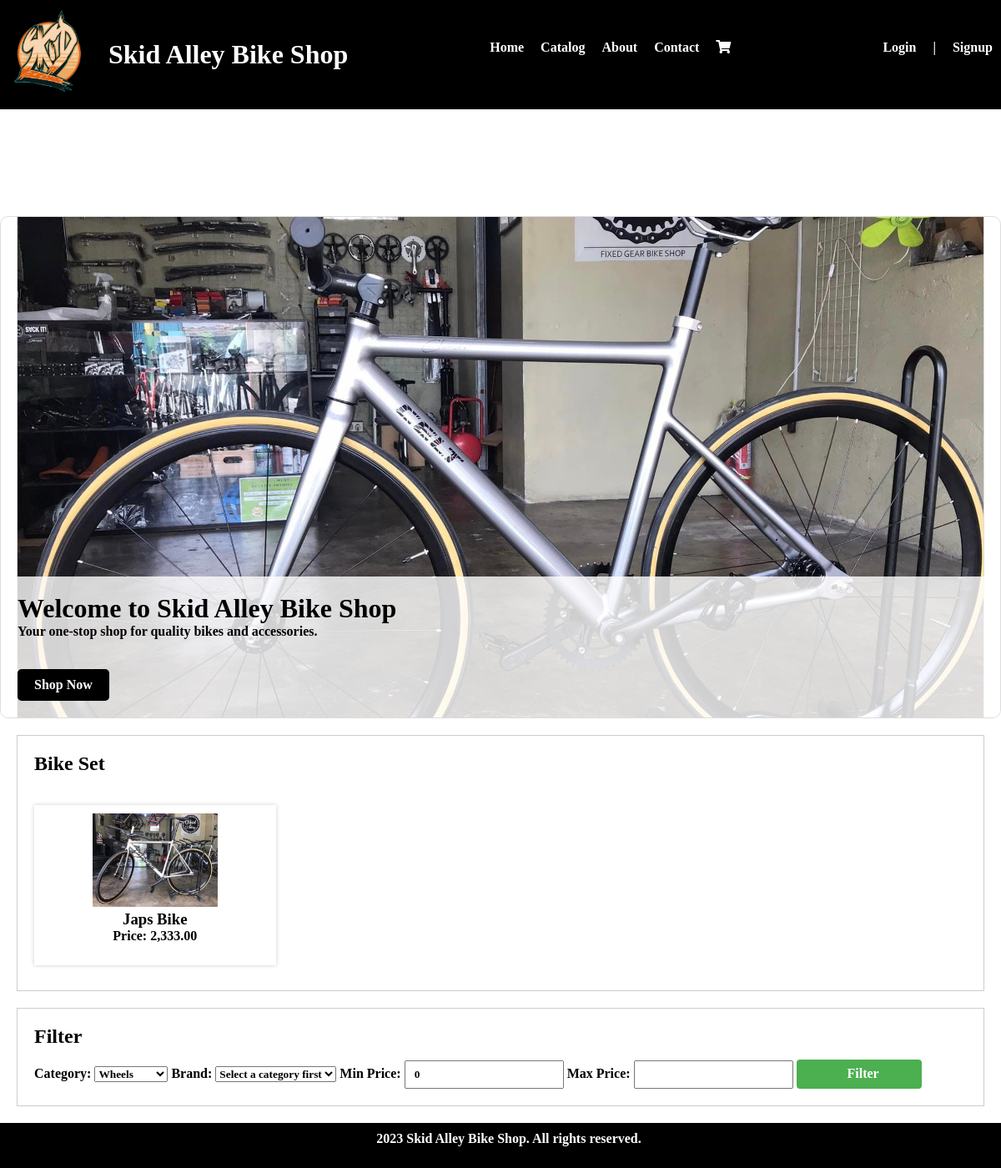
The app's page /home.php with its own data.
### tables this page shows
CREATE TABLE `content_management_logo` (
  `id` int(11) NOT NULL,
  `logo` text NOT NULL
);

CREATE TABLE `content_management_carousel` (
  `id` int(10) NOT NULL,
  `images` text NOT NULL
);

CREATE TABLE `product_list` (
  `id` int(10) NOT NULL,
  `brand_id` int(11) NOT NULL,
  `category_id` int(11) NOT NULL,
  `name` varchar(250) NOT NULL,
  `models` varchar(250) NOT NULL,
  `description` varchar(250) NOT NULL,
  `price` float NOT NULL,
  `status` tinyint(1) NOT NULL DEFAULT 1,
  `image_path` text NOT NULL,
  `delete_flag` tinyint(1) NOT NULL
);

CREATE TABLE `categories` (
  `id` int(30) NOT NULL,
  `category` varchar(250) NOT NULL,
  `description` varchar(250) NOT NULL,
  `status` tinyint(1) NOT NULL DEFAULT 1,
  `delete_flag` tinyint(1) NOT NULL
);

### home.php (the view, shortened to what this page needs)
<?php include('partials-front/menu.php'); ?>
<link rel="stylesheet" href="https://cdn.jsdelivr.net/npm/alertifyjs@1.13.1/build/css/alertify.min.css" />
<br><br><br><br><br><br>
<body>
<div class="carousel">
    <?php
    $sql = "SELECT images FROM content_management_carousel";
    $result = mysqli_query($conn, $sql);
    if ($result && mysqli_num_rows($result) > 0) {
        while ($row = mysqli_fetch_assoc($result)) {
            $image_url = SITEURL . 'images/carousel/' . $row['images'];
    ?>
            <img src="<?php echo $image_url; ?>" alt="Carousel Image" class="carousel-image">
    <?php
        }
    } else {
        echo '<img src="images/default.jpg" alt="Default Image" class="carousel-image">';
    }
    ?>
    <div class="carousel-content">
        <h1>Welcome to Skid Alley Bike Shop</h1>
        <p>Your one-stop shop for quality bikes and accessories.</p>
        <a href="index.php" class="shop-button">Shop Now</a>
    </div>
</div>
    <div class="bikeset-section">
        <h2>Bike Set</h2>
            <br><br>
            <div class="bikeset-products">
                <?php
                $bikesetCategoryName = "Bike Set";
                $sqlCategory = "SELECT id FROM categories WHERE category = '$bikesetCategoryName'";
                $resCategory = mysqli_query($conn, $sqlCategory);
                if ($resCategory && mysqli_num_rows($resCategory) > 0) {
                    $categoryRow = mysqli_fetch_assoc($resCategory);
                    $bikesetCategoryId = $categoryRow['id'];
                    $sql = "SELECT * FROM product_list WHERE category_id = $bikesetCategoryId";
                    $res = mysqli_query($conn, $sql);
                    if ($res && mysqli_num_rows($res) > 0) {
                        while ($bikeset_product = mysqli_fetch_assoc($res)) {
                            ?>  <div class="bikeset-product">
                            <a href="product-details.php?id=<?php echo $bikeset_product['id']; ?>">
                                <img src="<?php echo SITEURL; ?>images/bike/<?php echo $bikeset_product['image_path']; ?>"
                                        alt="<?php echo $bikeset_product['name']; ?>"
                                        style="width: 150px;">
                                <h3><?php echo $bikeset_product['name']; ?></h3>
                                <p>Price: <?php echo number_format($bikeset_product['price'], 2); ?></p>
                            </a>
                        </div>
                        <?php
                        }
                    } else {
                        echo "<p>No BikeSet products available.</p>";
                    }
                } else {
                    echo "<p>'Bike Set' category not found.</p>";
                }
                ?>
            </div>
    </div>
    <div class="filter-price">
        <h2>Filter</h2>
        <form action="filter-price.php" method="GET">
            <label for="category">Category:</label>
            <select name="category_id" id="category_id">
                                <?php
                                $sql = "SELECT DISTINCT category_id FROM category_brands";
                                $res = mysqli_query($conn, $sql);
                                $count = mysqli_num_rows($res);
                                if ($count > 0) {
                                    while ($row = mysqli_fetch_assoc($res)) {
                                        $category_id = $row['category_id'];
                                        $category_sql = "SELECT * FROM categories WHERE id='$category_id' AND status='1'";
                                        $category_res = mysqli_query($conn, $category_sql);
                                        $category_row = mysqli_fetch_assoc($category_res);
                                        if ($category_row) {
                                            $title = $category_row['category'];
                                            echo '<option value="' . $category_id . '">' . $title . '</option>';
                                        }
                                    }
                                } else {
                                    echo '<option value="0">No Category Found</option>';
                                }
                                ?>
                            </select>
            <label for="brand">Brand:</label>
                <select name="brand" id="brand">
                    <option value="">Select a category first</option>
                </select>
                <label for="min-price">Min Price:</label>
                <input type="number" name="min-price" id="min-price" value="0">
                <label for="max-price">Max Price:</label>
                <input type="number" name="max-price" id="max-price">
                <input type="submit" value="Filter">
        </form>
    </div>
</body>
</html>
<?php include('partials-front/footer.php'); ?>

### partials-front/menu.php (shortened to what this page needs)
<?php include('config/constants.php'); ?>
<!DOCTYPE html>
<html lang="en">
<head>
    <link rel="stylesheet" href="style.css">
    <link href="https://cdnjs.cloudflare.com/ajax/libs/font-awesome/5.15.4/css/all.min.css" rel="stylesheet">
</head>
<body>
    <div class="header">
        <?php
        $sql = "SELECT * FROM content_management_logo";
        $res = mysqli_query($conn, $sql);
        $count = mysqli_num_rows($res);
        if ($count > 0) {
            while ($row = mysqli_fetch_assoc($res)) {
                $logo = $row['logo'];
                ?>
                <div class="skidalley">
                <a href="<?php echo SITEURL; ?>index.php">  <?php
                            if ($logo == "")
                            {
                                echo "<div class='error'>Image not Added.</div>";
                            } else {
                                ?>
                                <img src="<?php echo SITEURL; ?>images/logo/<?php echo $logo; ?>"
                                     width="100px">
                                <?php
                            }
                            ?>
                            </img> </a>
                <a href="<?php echo SITEURL; ?>index.php"> <h1 id="name"> Skid Alley Bike Shop </h1> </a>
                </div>
             <?php
            }
        }
        else
        {
            echo  "<td colspan='4'><div class='error'>No Logo Added.</div></td>";
        }
      ?>
        <div class="navbar">
            <a href="<?php echo SITEURL; ?>home.php"> <p> Home </p> </a>
            <a href="<?php echo SITEURL; ?>index.php"> <p> Catalog </p> </a>
            <a href="<?php echo SITEURL; ?>about.php"> <p> About </p> </a>
            <a href="<?php echo SITEURL; ?>contact.php"> <p> Contact </p> </a>
            <a href="<?php echo SITEURL; ?>cart.php" class="cart-link">
                <i class="fas fa-shopping-cart"></i>
</a>
        </div>
        <div class="logsign">
        <?php
        if (isset($_SESSION['userLoggedIn']) && $_SESSION['userLoggedIn'] === true) {
            $username = $_SESSION['username'];
            $userId = $_SESSION['client_id'];
        ?>
            <div class="notifications">
            <a href="<?php echo SITEURL; ?>notifications.php">
                <p>Notifications</p>
                <?php
                if (isset($_SESSION['userLoggedIn'])) {
                    $notificationCount = getNotificationCount($userId);
                    if ($notificationCount > 0) {
                        echo '<span class="cart-count">' . $notificationCount . '</span>';
                    }
                }
                ?>
            </a>
        </div>
            <div class="user-container">
                <p id="username"><?php echo $username; ?></p>
                <div class="logout-dropdown">
                    <a href="<?php echo SITEURL; ?>orderstatus.php">My Order Status</a>
                    <a href="<?php echo SITEURL; ?>logout.php">Logout</a>
                </div>
            </div>
        <?php
        }
        else
        {
        ?>
            <a href="<?php echo SITEURL; ?>login.php"><p>Login</p></a>
            <p>|</p>
            <a href="<?php echo SITEURL; ?>signup.php"><p>Signup</p></a>
        <?php
        }
        ?>
        </div>
    </div>
</body>

### style.css (style rules this page uses)
* { padding: 0px; margin: 0px; font-family: 'Gill Sans MT'; font-weight:bolder; }
a { text-decoration: none; color: white; }
.header { align-items: center; align-content: center; padding: 10px; color: white; display: flex; background-color: black; position: relative; width: 100%; }
.skidalley { display: flex; align-items: center; gap: 20px; }
.navbar { display: flex; gap: 20px; margin-left: 170px; color: black; }
.navbar a { color: white; }
#name { color: white; }
.logsign { display: flex; margin-left: auto; gap: 10px; margin-right: 10px; }
.logsign p { margin-right: 10px; }
input { height: 30px; margin-top: 15px; padding-left: 10px; }
.carousel { display: flex; flex-direction: column; justify-content: center; align-items: center; height: 70vh; overflow: hidden; background-color: #fff; border: 1px solid #ddd; border-radius: 10px; margin: 20px auto; }
.carousel { position: relative; height: 70vh; overflow: hidden; background-color: #fff; border: 1px solid #ddd; border-radius: 10px; margin: 20px auto; padding: 20px; }
.carousel-image { max-width: 100%; height: auto; border: 1px solid #ddd; border-radius: 5px; margin: 10px 0; position: relative; }
.carousel-content { position: absolute; bottom: 0; left: 0; width: 100%; padding: 20px; background-color: rgba(255, 255, 255, 0.8); color: black; z-index: 1; }
.shop-button { display: inline-block; background-color: black; color: white; padding: 10px 20px; text-decoration: none; border-radius: 5px; font-weight: bold; margin-top: 20px; }
.bikeset-section { margin: 20px; padding: 20px; border: 1px solid #ccc; }
.bikeset-products { display: flex; flex-wrap: wrap; justify-content: space-between; }
.bikeset-product { flex-basis: calc(25% - 10px); margin-bottom: 10px; padding: 10px; text-align: center; background-color: white; box-shadow: 0px 0px 5px rgba(0, 0, 0, 0.2); transition: transform 0.2s, box-shadow 0.2s; border: none; color: black; }
.bikeset-product a { color: black; }
.filter-price { margin: 20px; padding: 20px; border: 1px solid #ccc; }
.filter-price input[type="submit"] { width: 150px; height: 35px; margin-top: 10px; background-color: #4CAF50; color: white; border: none; border-radius: 4px; cursor: pointer; font-size: 16px; text-align: center; transition: background-color 0.3s; }
p { margin-top: 0; margin-bottom: 1rem; }

### partials-front/menu.php (style rules this page uses)
.cart-link { position: relative; display: inline-block; }

### home.php (style rules this page uses)
body { overflow-x: hidden; margin: 0; padding: 0; }

### records on screen
content_management_logo: logo (picture)
content_management_carousel: images (picture)
product_list: image_path (picture), name "Japs Bike", price "2,333.00"
categories: category_id "Wheels"
